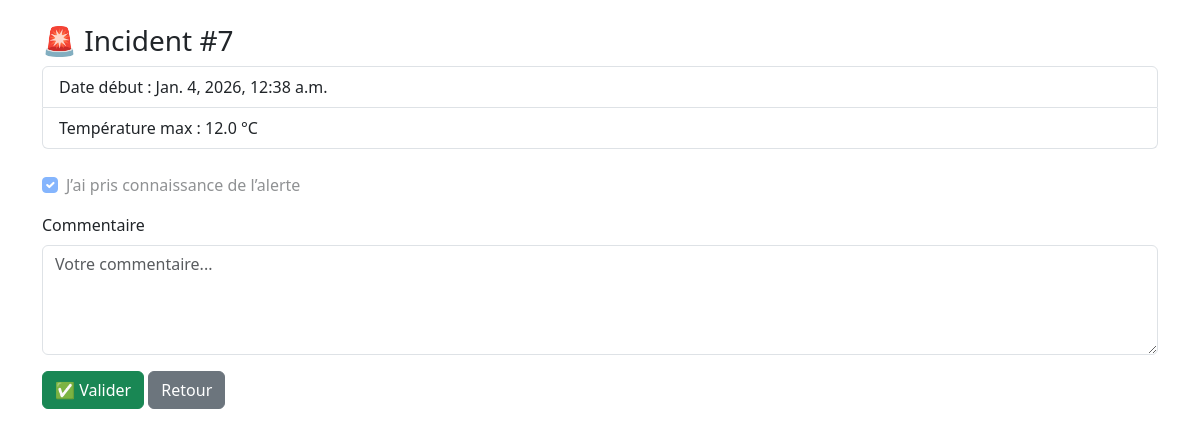
/accuse/8/ (signed in), run on the app's committed database.
### myapp/models.py (models this page shows, shortened)
class AccuseReception(models.Model):
    incident = models.ForeignKey(Incident, on_delete=models.CASCADE)
    operateur = models.ForeignKey(Operateur, on_delete=models.CASCADE)
    vu = models.BooleanField(default=False)
    commentaire = models.TextField(blank=True)
    date = models.DateTimeField(auto_now_add=True)
    class Meta:
        unique_together = ("incident", "operateur")

class Incident(models.Model):
    date_debut = models.DateTimeField(default=timezone.now)
    date_fin = models.DateTimeField(null=True, blank=True)
    compteur_alerte = models.IntegerField(default=0)
    temperature_max = models.FloatField(default=0)
    resolu = models.BooleanField(default=False)

### myapp/views.py (the view)
# urls.py: path("accuse/<int:pk>/", views.accuser_reception, name="accuser_reception"),
@login_required
def accuser_reception(request, pk):
    accuse = get_object_or_404(AccuseReception, pk=pk)
    if accuse.operateur.user != request.user:
        return redirect("profile")
    if request.method == "POST":
        accuse.vu = True
        accuse.commentaire = request.POST.get("commentaire", "")
        accuse.save()
        return redirect("mes_alertes")  # ou "profile" selon ton choix
    return render(request, "accuser.html", {"accuse": accuse})

### myapp/templates/accuser.html (shortened to what this page needs)
<!DOCTYPE html>
<html lang="fr">
<head>
    <link href="https://cdn.jsdelivr.net/npm/bootstrap@5.3.3/dist/css/bootstrap.min.css" rel="stylesheet">
</head>
<body class="container py-4">
<h3>🚨 Incident #{{ accuse.incident.id }}</h3>
<ul class="list-group mb-4">
    <li class="list-group-item">
        Date début : {{ accuse.incident.date_debut }}
    </li>
    <li class="list-group-item">
        Température max : {{ accuse.incident.temperature_max }} °C
    </li>
</ul>
<form method="post">
    <div class="form-check mb-3">
        <input class="form-check-input" type="checkbox" checked disabled>
        <label class="form-check-label">
            J’ai pris connaissance de l’alerte
        </label>
    </div>
    <div class="mb-3">
        <label class="form-label">Commentaire</label>
        <textarea name="commentaire" class="form-control" rows="4"
                  placeholder="Votre commentaire...">{{ accuse.commentaire }}</textarea>
    </div>
    <button class="btn btn-success">✅ Valider</button>
    <a href="{% url 'profile' %}" class="btn btn-secondary">Retour</a>
</form>
</body>
</html>

### data on the page
AccuseReception: incident.id "7", incident.date_debut "Jan. 4, 2026, 12:38 a.m.", incident.temperature_max "12.0"
